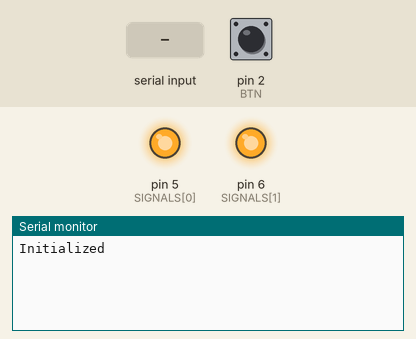
This program was run on a simulated Arduino Nano, built with avr-gcc and run on an emulated ATmega328P. Parts: output pins drawn as LEDs (lit = HIGH), the last lines printed to the serial monitor. The test bench sets the inputs (shaded band); at power-on: pin 2 (BTN) LOW. Pins used as bus, display or sensor lines are not drawn.

Above: at 6.2 s.
6.3 s: "w446\n" received over Serial
At 7.4 s:
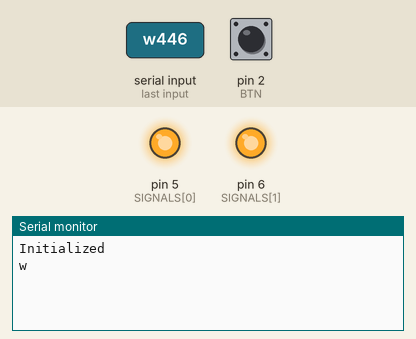
7.8 s: "c50\n" received over Serial
At 8.6 s:
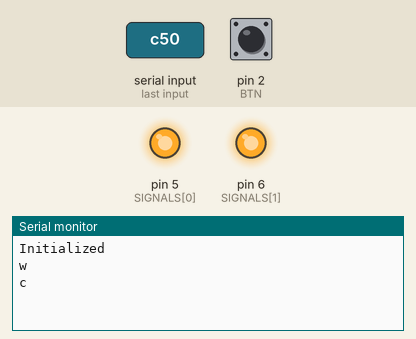
9.4 s: "g\n" received over Serial
At 9.8 s:
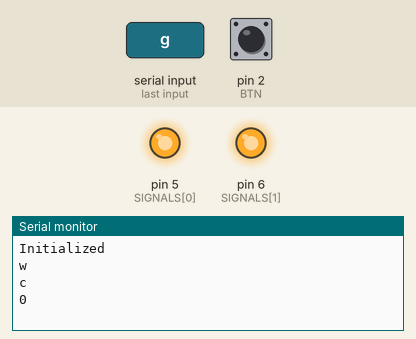

Measured:
- after the input at 6.3 s, the serial monitor: prints a new line at once (image 1)
- after the input at 7.8 s, the serial monitor: prints a new line after 0.10 s (image 2)
- after the input at 9.4 s, the serial monitor: prints a new line at once (image 3)

The program:

main.cpp
```cpp
#include <Arduino.h>
#include <SoftwareSerial.h>

/* Controller/debugger. Controls "bus driver" to operate the bus.
Supported ops:
- write to the bus "w<decimal>", e.g. "w446".
- write to the bus and clock "W<decimal>".
- read bus "r", responds with decimal value.
- disconnect from bus "x"
- set signal "s<pin><value>", pin=0..4, value = 0 / 1 - active low/high.
- get signal "g<pin". That also puts pin in "passive mode".
- disconnect all signals "z"
- send clock signal "c<half width ms>". E.g. "c50". Waits for a whole cycle.
Each command responds with a line.
 */

SoftwareSerial port(3 /* rx */, 4 /* tx */);

const int           CLK = 12;
const int           BTN = 2;
const int           BUS_SIZE = 16;
const int           SIGNALS_SIZE = 5;
const int           SIGNALS[SIGNALS_SIZE] = {5, 6, 7, 8, 9};
const unsigned long serial_speed = 57600;
char                driver_state = '?';
int                 prev_btn = 0;
int                 cycle = 0;
int                 pressed_cycles = 0;

void driver(char s, uint16_t value) {
  if (driver_state == 'x' && s == 'x') return;
  driver_state = s;
  port.println(String(s) + String(value));
  // To make sure that driver received and had a chance to react.
  if (s == 'x') delay(10);
}

void driver(char s) { driver(s, 0); }

void releaseBus() {
  driver('x');
  port.readStringUntil('\n');
}

void releaseSignals() {
  for (int i = 0; i < SIGNALS_SIZE; i++) pinMode(SIGNALS[i], INPUT);
}

void signal(uint8_t i, uint8_t v) {
  pinMode(SIGNALS[i], OUTPUT);
  digitalWrite(SIGNALS[i], v);
}


void setup() {
  Serial.begin(serial_speed);
  port.begin(serial_speed);
  port.setTimeout(5000);
  port.listen();
  pinMode(CLK, OUTPUT);
  pinMode(BTN, INPUT_PULLUP);
  releaseSignals();
  releaseBus();
  signal(0, 1);
  signal(1, 1);
  Serial.println("Initialized");
}

String formatBinary(uint16_t x) {
  String s("0b");
  for (int i = 0; i < BUS_SIZE; i++) s += '0';
  int n = s.length();
  for (int i = 0; i < BUS_SIZE; i++) {
    if (x % 2) s[n - i - 1] = '1';
    x /= 2;
  }
  return s;
}

uint16_t readBus() {
  driver('r');
  return port.readStringUntil('\n').toInt();
}

void writeBus(uint16_t x) { driver('w', x); }

void next() {
  uint16_t v = 0;
  if (cycle < BUS_SIZE) {
    releaseSignals();
    for (int i = 0; i < BUS_SIZE; i++) { v += (i == cycle) << i; }
    writeBus(v);
    Serial.println(String("set bus=") + String(v) + " " + formatBinary(v));
  } else {
    releaseBus();
    signal(0, 1);
    delay(500);
    v = readBus();
    Serial.println(String("read bus=") + String(v) + " " + formatBinary(v));
  }
  // cycle = (cycle + 1) % (BUS_SIZE * 2);
  cycle++;
}

void clock(int w) {
  digitalWrite(CLK, HIGH);
  delay(w);
  digitalWrite(CLK, LOW);
  delay(w);
}

void processSerial() {
  if (!Serial.available()) return;
  String s = Serial.readStringUntil('\n');
  if (s.length() == 0) return;
  char op = s[0];
  switch (op) {
    case 'w':
      port.println(s);
      Serial.println(op);
      break;
    case 'W':
      port.println(s);
      clock(0);
      Serial.println(op);
      break;
    case 'r':
      port.println(s);
      Serial.println(port.readStringUntil('\n'));
      break;
    case 'x':
      port.println(s);
      Serial.println(port.readStringUntil('\n'));
      break;
    case 's': {
      int i = s[1] - '0';
      int v = s[2] - '0';
      signal(i, v);
      Serial.println(op);
      break;
    }
    case 'g': {
      int i = s[1] - '0';
      pinMode(SIGNALS[i], INPUT);
      Serial.println(String(digitalRead(SIGNALS[i])));
      break;
    }
    case 'z':
      releaseSignals();
      Serial.println(op);
      break;
    case 'c':
      clock(s.substring(1).toInt());
      Serial.println(op);
      break;
  }
}

void processButton() {
  int btn = digitalRead(BTN);
  if (prev_btn != btn) {
    if (btn == LOW) { clock(100); }
    prev_btn = btn;
  } else {
    if (btn == LOW) {
      pressed_cycles++;
      if (pressed_cycles > 10) {
        pressed_cycles = 10;
        clock(100);
        // next();
      } else {
        delay(100);
      }
    } else {
      pressed_cycles = 0;
    }
  }
}

void loop() {
  processSerial();
  processButton();
}
```
